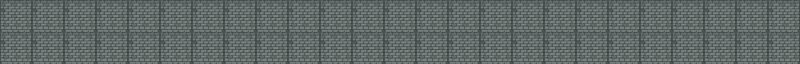

Rendered tile map (Tiled .tmx) drawn with the repository's tilesets; below, a short description and the map source with its tile grids summarised:
An orthogonal 25x2 tile map with 32x32 px tiles, 1 tile layer (Livello tile 1).

<map version="1.10" tiledversion="1.11.2" orientation="orthogonal" renderorder="right-down" width="25" height="2" tilewidth="32" tileheight="32" infinite="0" nextlayerid="2" nextobjectid="1">
 <tileset firstgid="1" source="../../tilesets/wall.tsx" />
 <layer id="1" name="Livello tile 1" width="25" height="2">
  <data>[50 cells, 50 non-empty, 1 distinct tile ids]</data>
 </layer>
</map>
